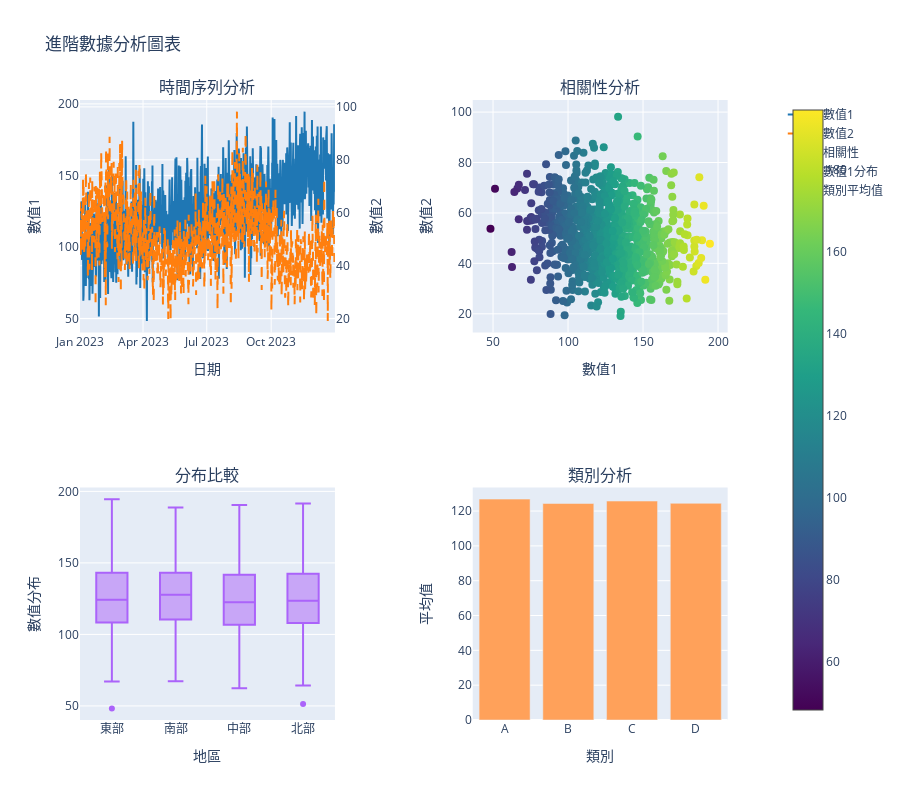

Notebook source saved alongside this figure:
### Markdown cell above
## 2. 複雜圖表製作

### Code cell
def create_advanced_chart():
    """創建進階複合圖表"""
    # 準備數據
    daily_values = df.groupby('日期').agg({
        '數值1': 'mean',
        '數值2': 'mean'
    }).reset_index()
    
    # 創建子圖
    fig = make_subplots(
        rows=2, cols=2,
        subplot_titles=('時間序列分析', '相關性分析',
                       '分布比較', '類別分析'),
        specs=[[{'secondary_y': True}, {'type': 'scatter'}],
               [{'type': 'box'}, {'type': 'bar'}]]
    )
    
    # 1. 時間序列分析（主軸和次軸）
    fig.add_trace(
        go.Scatter(x=daily_values['日期'],
                  y=daily_values['數值1'],
                  name='數值1',
                  line=dict(color='#1f77b4', width=2)),
        row=1, col=1
    )
    
    fig.add_trace(
        go.Scatter(x=daily_values['日期'],
                  y=daily_values['數值2'],
                  name='數值2',
                  line=dict(color='#ff7f0e', width=2,
                           dash='dash')),
        row=1, col=1, secondary_y=True
    )
    
    # 2. 相關性分析
    fig.add_trace(
        go.Scatter(x=df['數值1'],
                  y=df['數值2'],
                  mode='markers',
                  marker=dict(
                      size=8,
                      color=df['數值1'],
                      colorscale='Viridis',
                      showscale=True
                  ),
                  name='相關性'),
        row=1, col=2
    )
    
    # 3. 分布比較
    fig.add_trace(
        go.Box(x=df['地區'],
               y=df['數值1'],
               name='數值1分布'),
        row=2, col=1
    )
    
    # 4. 類別分析
    category_stats = df.groupby('類別')[['數值1', '數值2']].mean()
    fig.add_trace(
        go.Bar(x=category_stats.index,
               y=category_stats['數值1'],
               name='類別平均值'),
        row=2, col=2
    )
    
    # 更新布局
    fig.update_layout(
        height=800,
        title_text='進階數據分析圖表',
        showlegend=True,
        hovermode='closest'
    )
    
    # 更新軸標籤
    fig.update_xaxes(title_text='日期', row=1, col=1)
    fig.update_yaxes(title_text='數值1', row=1, col=1)
    fig.update_yaxes(title_text='數值2', row=1, col=1, secondary_y=True)
    
    fig.update_xaxes(title_text='數值1', row=1, col=2)
    fig.update_yaxes(title_text='數值2', row=1, col=2)
    
    fig.update_xaxes(title_text='地區', row=2, col=1)
    fig.update_yaxes(title_text='數值分布', row=2, col=1)
    
    fig.update_xaxes(title_text='類別', row=2, col=2)
    fig.update_yaxes(title_text='平均值', row=2, col=2)
    
    fig.show()

create_advanced_chart()

### Figure 1 — Plotly figure (JSON) as saved in the notebook; plotly's stock layout.template omitted (floating-point values rounded to 4 significant figures; data arrays with more than 128 entries replaced by an {"elided": "..."} marker saying what was removed)
{"data": [{"line": {"color": "#1f77b4", "width": 2}, "name": "數值1", "type": "scatter", "x": {"elided": "1000 str values"}, "xaxis": "x", "y": {"elided": "1000 float values"}, "yaxis": "y"}, {"line": {"color": "#ff7f0e", "dash": "dash", "width": 2}, "name": "數值2", "type": "scatter", "x": {"elided": "1000 str values"}, "xaxis": "x", "y": {"elided": "1000 float values"}, "yaxis": "y2"}, {"marker": {"color": {"elided": "1000 float values"}, "colorscale": [[0, "#440154"], [0.1111, "#482878"], [0.2222, "#3e4989"], [0.3333, "#31688e"], [0.4444, "#26828e"], [0.5556, "#1f9e89"], [0.6667, "#35b779"], [0.7778, "#6ece58"], [0.8889, "#b5de2b"], [1, "#fde725"]], "showscale": true, "size": 8}, "mode": "markers", "name": "相關性", "type": "scatter", "x": {"elided": "1000 float values"}, "xaxis": "x2", "y": {"elided": "1000 float values"}, "yaxis": "y3"}, {"name": "數值1分布", "type": "box", "x": {"elided": "1000 str values"}, "xaxis": "x3", "y": {"elided": "1000 float values"}, "yaxis": "y4"}, {"name": "類別平均值", "type": "bar", "x": ["A", "B", "C", "D"], "xaxis": "x4", "y": [126.9, 124.4, 125.7, 124.4], "yaxis": "y5"}], "layout": {"annotations": [{"font": {"size": 16}, "showarrow": false, "text": "時間序列分析", "x": 0.185, "xanchor": "center", "xref": "paper", "y": 1, "yanchor": "bottom", "yref": "paper"}, {"font": {"size": 16}, "showarrow": false, "text": "相關性分析", "x": 0.755, "xanchor": "center", "xref": "paper", "y": 1, "yanchor": "bottom", "yref": "paper"}, {"font": {"size": 16}, "showarrow": false, "text": "分布比較", "x": 0.185, "xanchor": "center", "xref": "paper", "y": 0.375, "yanchor": "bottom", "yref": "paper"}, {"font": {"size": 16}, "showarrow": false, "text": "類別分析", "x": 0.755, "xanchor": "center", "xref": "paper", "y": 0.375, "yanchor": "bottom", "yref": "paper"}], "height": 800, "hovermode": "closest", "showlegend": true, "title": {"text": "進階數據分析圖表"}, "xaxis": {"anchor": "y", "domain": [0, 0.37], "title": {"text": "日期"}}, "xaxis2": {"anchor": "y3", "domain": [0.57, 0.94], "title": {"text": "數值1"}}, "xaxis3": {"anchor": "y4", "domain": [0, 0.37], "title": {"text": "地區"}}, "xaxis4": {"anchor": "y5", "domain": [0.57, 0.94], "title": {"text": "類別"}}, "yaxis": {"anchor": "x", "domain": [0.625, 1], "title": {"text": "數值1"}}, "yaxis2": {"anchor": "x", "overlaying": "y", "side": "right", "title": {"text": "數值2"}}, "yaxis3": {"anchor": "x2", "domain": [0.625, 1], "title": {"text": "數值2"}}, "yaxis4": {"anchor": "x3", "domain": [0, 0.375], "title": {"text": "數值分布"}}, "yaxis5": {"anchor": "x4", "domain": [0, 0.375], "title": {"text": "平均值"}}}}
